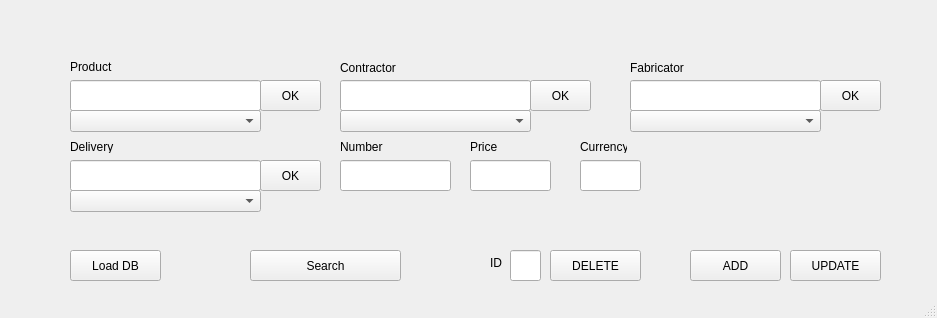
<?xml version="1.0" encoding="UTF-8"?>
<ui version="4.0">
 <class>MainWindow</class>
 <widget class="QMainWindow" name="MainWindow">
  <property name="geometry">
   <rect>
    <x>0</x>
    <y>0</y>
    <width>937</width>
    <height>318</height>
   </rect>
  </property>
  <property name="windowTitle">
   <string>MainWindow</string>
  </property>
  <widget class="QWidget" name="centralwidget">
   <widget class="QPushButton" name="Product_ok">
    <property name="geometry">
     <rect>
      <x>260</x>
      <y>80</y>
      <width>61</width>
      <height>31</height>
     </rect>
    </property>
    <property name="text">
     <string>OK</string>
    </property>
   </widget>
   <widget class="QPushButton" name="Contractor_ok">
    <property name="geometry">
     <rect>
      <x>530</x>
      <y>80</y>
      <width>61</width>
      <height>31</height>
     </rect>
    </property>
    <property name="text">
     <string>OK</string>
    </property>
   </widget>
   <widget class="QPushButton" name="Patron_ok">
    <property name="geometry">
     <rect>
      <x>820</x>
      <y>80</y>
      <width>61</width>
      <height>31</height>
     </rect>
    </property>
    <property name="text">
     <string>OK</string>
    </property>
   </widget>
   <widget class="QPushButton" name="Delivery_ok">
    <property name="geometry">
     <rect>
      <x>260</x>
      <y>160</y>
      <width>61</width>
      <height>31</height>
     </rect>
    </property>
    <property name="text">
     <string>OK</string>
    </property>
   </widget>
   <widget class="QLabel" name="Product_l">
    <property name="geometry">
     <rect>
      <x>70</x>
      <y>60</y>
      <width>47</width>
      <height>13</height>
     </rect>
    </property>
    <property name="text">
     <string>Product</string>
    </property>
   </widget>
   <widget class="QLabel" name="Contractor_l">
    <property name="geometry">
     <rect>
      <x>340</x>
      <y>60</y>
      <width>61</width>
      <height>16</height>
     </rect>
    </property>
    <property name="text">
     <string>Contractor</string>
    </property>
   </widget>
   <widget class="QLabel" name="Fabricator_l">
    <property name="geometry">
     <rect>
      <x>630</x>
      <y>60</y>
      <width>61</width>
      <height>16</height>
     </rect>
    </property>
    <property name="text">
     <string>Fabricator</string>
    </property>
   </widget>
   <widget class="QLabel" name="Delivery_l">
    <property name="geometry">
     <rect>
      <x>70</x>
      <y>140</y>
      <width>47</width>
      <height>13</height>
     </rect>
    </property>
    <property name="text">
     <string>Delivery</string>
    </property>
   </widget>
   <widget class="QLabel" name="Number_l">
    <property name="geometry">
     <rect>
      <x>340</x>
      <y>140</y>
      <width>47</width>
      <height>13</height>
     </rect>
    </property>
    <property name="text">
     <string>Number</string>
    </property>
   </widget>
   <widget class="QLabel" name="Price_l">
    <property name="geometry">
     <rect>
      <x>470</x>
      <y>140</y>
      <width>47</width>
      <height>13</height>
     </rect>
    </property>
    <property name="text">
     <string>Price</string>
    </property>
   </widget>
   <widget class="QLabel" name="Currency_l">
    <property name="geometry">
     <rect>
      <x>580</x>
      <y>140</y>
      <width>47</width>
      <height>13</height>
     </rect>
    </property>
    <property name="text">
     <string>Currency</string>
    </property>
   </widget>
   <widget class="QComboBox" name="comboProduct">
    <property name="geometry">
     <rect>
      <x>70</x>
      <y>110</y>
      <width>191</width>
      <height>22</height>
     </rect>
    </property>
   </widget>
   <widget class="QComboBox" name="comboContractor">
    <property name="geometry">
     <rect>
      <x>340</x>
      <y>110</y>
      <width>191</width>
      <height>22</height>
     </rect>
    </property>
   </widget>
   <widget class="QComboBox" name="comboFabricator">
    <property name="geometry">
     <rect>
      <x>630</x>
      <y>110</y>
      <width>191</width>
      <height>22</height>
     </rect>
    </property>
   </widget>
   <widget class="QComboBox" name="comboDelivery">
    <property name="geometry">
     <rect>
      <x>70</x>
      <y>190</y>
      <width>191</width>
      <height>22</height>
     </rect>
    </property>
   </widget>
   <widget class="QLineEdit" name="Product_t">
    <property name="geometry">
     <rect>
      <x>70</x>
      <y>80</y>
      <width>191</width>
      <height>31</height>
     </rect>
    </property>
   </widget>
   <widget class="QLineEdit" name="Contractor_t">
    <property name="geometry">
     <rect>
      <x>340</x>
      <y>80</y>
      <width>191</width>
      <height>31</height>
     </rect>
    </property>
   </widget>
   <widget class="QLineEdit" name="Fabricator_t">
    <property name="geometry">
     <rect>
      <x>630</x>
      <y>80</y>
      <width>191</width>
      <height>31</height>
     </rect>
    </property>
   </widget>
   <widget class="QLineEdit" name="Delivery_t">
    <property name="geometry">
     <rect>
      <x>70</x>
      <y>160</y>
      <width>191</width>
      <height>31</height>
     </rect>
    </property>
   </widget>
   <widget class="QLineEdit" name="Number_t">
    <property name="geometry">
     <rect>
      <x>340</x>
      <y>160</y>
      <width>111</width>
      <height>31</height>
     </rect>
    </property>
   </widget>
   <widget class="QLineEdit" name="Price_t">
    <property name="geometry">
     <rect>
      <x>470</x>
      <y>160</y>
      <width>81</width>
      <height>31</height>
     </rect>
    </property>
   </widget>
   <widget class="QLineEdit" name="Currency_t">
    <property name="geometry">
     <rect>
      <x>580</x>
      <y>160</y>
      <width>61</width>
      <height>31</height>
     </rect>
    </property>
   </widget>
   <widget class="QPushButton" name="LoadDB_but">
    <property name="geometry">
     <rect>
      <x>70</x>
      <y>250</y>
      <width>91</width>
      <height>31</height>
     </rect>
    </property>
    <property name="text">
     <string>Load DB</string>
    </property>
   </widget>
   <widget class="QPushButton" name="Search_but">
    <property name="geometry">
     <rect>
      <x>250</x>
      <y>250</y>
      <width>151</width>
      <height>31</height>
     </rect>
    </property>
    <property name="text">
     <string>Search</string>
    </property>
   </widget>
   <widget class="QPushButton" name="Add_but">
    <property name="geometry">
     <rect>
      <x>690</x>
      <y>250</y>
      <width>91</width>
      <height>31</height>
     </rect>
    </property>
    <property name="text">
     <string>ADD</string>
    </property>
   </widget>
   <widget class="QPushButton" name="Delete_but">
    <property name="geometry">
     <rect>
      <x>550</x>
      <y>250</y>
      <width>91</width>
      <height>31</height>
     </rect>
    </property>
    <property name="text">
     <string>DELETE</string>
    </property>
   </widget>
   <widget class="QPushButton" name="Update_but">
    <property name="geometry">
     <rect>
      <x>790</x>
      <y>250</y>
      <width>91</width>
      <height>31</height>
     </rect>
    </property>
    <property name="text">
     <string>UPDATE</string>
    </property>
   </widget>
   <widget class="QLineEdit" name="ID_t">
    <property name="geometry">
     <rect>
      <x>510</x>
      <y>250</y>
      <width>31</width>
      <height>31</height>
     </rect>
    </property>
   </widget>
   <widget class="QLabel" name="id_l">
    <property name="geometry">
     <rect>
      <x>490</x>
      <y>252</y>
      <width>16</width>
      <height>21</height>
     </rect>
    </property>
    <property name="text">
     <string>ID</string>
    </property>
   </widget>
  </widget>
  <widget class="QStatusBar" name="statusbar"/>
 </widget>
 <resources/>
 <connections/>
</ui>
